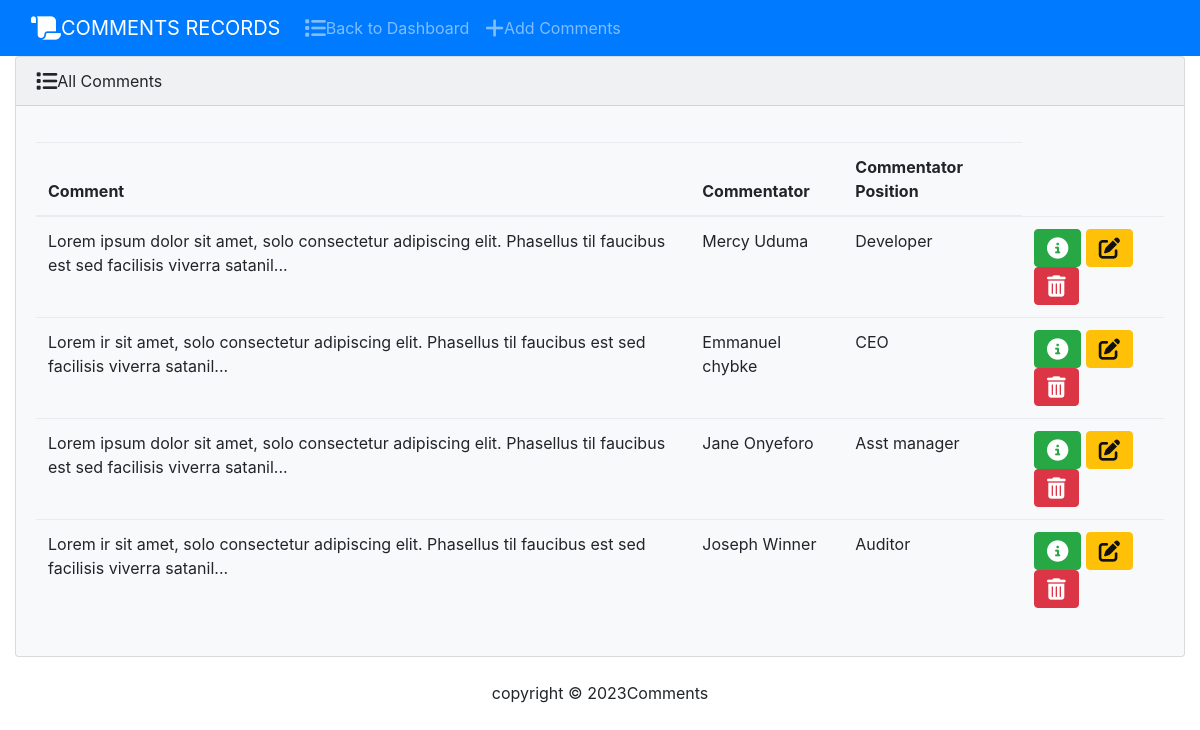
The app's page /comment_list with its own data.
### smproject/models.py (models this page shows, shortened)
class Comment(models.Model):
    comment = models.CharField(max_length=1000)
    commentator = models.CharField(max_length=100)
    commentator_position = models.CharField(max_length=50)

### smproject/views.py (the view)
# urls.py: path('comment_list', CommentListView.as_view(), name='comment_list'),
class CommentListView(ListView):
    context_object_name = 'comments'
    model = models.Comment
    template_name = 'comment_list.html'

### smproject/templates/comment_list.html (shortened to what this page needs)
{% load static %}
<!DOCTYPE html>
<html>
<head>
  <link rel="stylesheet" href="https://cdnjs.cloudflare.com/ajax/libs/font-awesome/6.2.0/css/all.min.css" />
  <link rel="stylesheet" type="text/css" href="{% static 'css/font-awesome.min.css' %}">
  <link rel="stylesheet" type="text/css" href="{% static 'css/fontawesome-6.2/font-awesome.min.css' %}">
  <link href="{% static 'css/bootstrap.min.css' %}" rel="stylesheet">
<body class="d-flex flex-column min-vh-100">
   <nav class="navbar navbar-expand-lg navbar-dark bg-primary">
    <div class="container-fluid">
      <a class="navbar-brand" href="{% url 'comment_list' %}"><i class="fa-solid fa-scroll fa-lg"></i>COMMENTS RECORDS</a>
      <div class="collapse navbar-collapse" id="navbarColor01">
        <ul class="navbar-nav me-auto">
          <li class="nav-item">
            <a class="nav-link" href="{% url 'dashboard' %}"><i class="fa-solid fa-list fa-lg"></i>Back to Dashboard</a>
          </li>
          <li class="nav-item">
            <a class="nav-link" href="{% url 'create_comment' %}"><i class="fa-solid fa-plus fa-lg"></i>Add Comments</a>
          </li>
        </ul>
      </div>
    </div>
  </nav>
        <div class="container-fluid">
            {% block body %}
            <div class="row">
              <div class="col-12">
                {% if comments %}
                <div class="card bg-light ms-4 me-4 mb-4">
                  <div class="card-header"><i class="fa-solid fa-list fa-lg"></i>All Comments</div>
                  <div class="card-body">
                    <p class="card-text">
                      <div class="table-responsive">
                        <table class="table table-hover">
                          <thead>
                            <tr>
                              <th scope="col">Comment</th>
                              <th scope="col">Commentator</th>
                              <th scope="col">Commentator Position</th>
                            </tr>
                          </thead>
                          <tbody>
                            <tr>
                             {% for comment in comments %}
                             <tr>
                              <td>{{comment.comment}}</td>
                              <td>{{comment.commentator}}</td>
                              <td>{{comment.commentator_position}}</td>
                              <td>
                                <a class="btn btn-success me-1" href="{% url 'comment_details' comment.pk %}">
                                  <i class="fa-solid fa-circle-info fa-lg"></i>
                                </a>
                                  <a class="btn btn-warning me-1" href="{% url 'update_comment' comment.pk %}"><i class="fa-solid fa-pen-to-square fa-lg"></i></a>
                                  <button type="button" class="btn btn-danger" data-bs-toggle="modal" data-bs-target="#delete{{comment.pk}}"><i class="fa-solid fa-trash-can fa-lg"></i></button>
                             {% endfor %}
                            </tr>
                          </tbody>
                        </table>
                      </div>
                    </p>
                  </div>
                </div>
                {% else %}
                <h5 class="alert alert-primary ms-4 me-4">No Records</h5>
                {% endif %}
              </div>
            </div>
            {% endblock %}
        </div>
        <footer class="mt-auto mb-4">
          <div class="text-center">
            <span>
              copyright &copy; <script>document.write(new Date().getFullYear())</script>Comments
            </span>
          </div>
        </footer>
</body>
</head>
</html>

### records on screen
Comment: comment "Lorem ipsum dolor sit amet, solo consectetur adipiscing elit. Phasellus til faucibus est sed facilisis viverra satanil...", commentator "Mercy Uduma", commentator_position "Developer"
Comment: comment "Lorem ir sit amet, solo consectetur adipiscing elit. Phasellus til faucibus est sed facilisis viverra satanil...", commentator "Emmanuel chybke", commentator_position "CEO"
Comment: comment "Lorem ipsum dolor sit amet, solo consectetur adipiscing elit. Phasellus til faucibus est sed facilisis viverra satanil...", commentator "Jane Onyeforo", commentator_position "Asst manager"
Comment: comment "Lorem ir sit amet, solo consectetur adipiscing elit. Phasellus til faucibus est sed facilisis viverra satanil...", commentator "Joseph Winner", commentator_position "Auditor"
